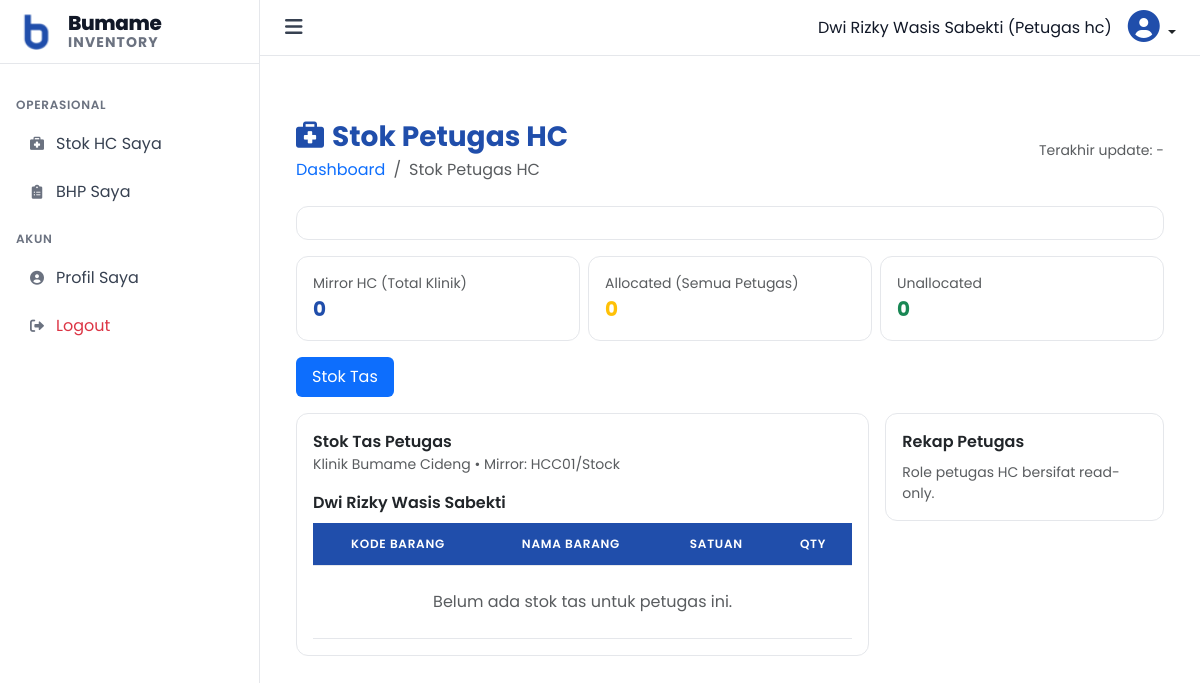
/?page=dashboard (signed in), run on the app's committed database.
### tables this page shows
CREATE TABLE IF NOT EXISTS `klinik` (
  `id` int(11) NOT NULL AUTO_INCREMENT,
  `kode_klinik` varchar(20) NOT NULL,
  `kode_homecare` varchar(50) DEFAULT NULL,
  `nama_klinik` varchar(100) NOT NULL,
  `alamat` text DEFAULT NULL,
  `status` enum('active','inactive') DEFAULT 'active',
  PRIMARY KEY (`id`),
  UNIQUE KEY `kode_klinik` (`kode_klinik`)
);

### config/config.php (called while the page is built, shortened)
<?php
function base_url($path = '') {
    $p = (string)$path;
    return BASE_URL . $p;
}
?>

### views/inventory/stok_petugas_hc.php (the view, shortened to what this page needs)
<?php
$role = (string)($_SESSION['role'] ?? '');
$user_klinik_id = (int)($_SESSION['klinik_id'] ?? 0);
$user_id = (int)($_SESSION['user_id'] ?? 0);
$active_tab = (string)($_GET['tab'] ?? 'stok');
function fmt_qty($v) {
    $n = (float)($v ?? 0);
    if (abs($n - round($n)) < 0.00005) return (string)(int)round($n);
    $s = rtrim(rtrim(number_format($n, 4, '.', ''), '0'), '.');
    return $s === '' ? '0' : $s;
}
$selected_klinik = 0;
if (in_array($role, ['petugas_hc', 'admin_klinik', 'spv_klinik'], true)) {
    $selected_klinik = $user_klinik_id;
} else {
    $selected_klinik = (int)($_GET['klinik_id'] ?? 0);
}
$petugas_user_id = 0;
if ($role === 'petugas_hc') $petugas_user_id = $user_id;
else $petugas_user_id = (int)($_GET['petugas_user_id'] ?? 0);
$petugas_row = null;
$klinik_row = null;
if ($selected_klinik > 0) $klinik_row = $conn->query("SELECT id, nama_klinik, kode_klinik, kode_homecare FROM klinik WHERE id = $selected_klinik LIMIT 1")->fetch_assoc();
if ($role === 'petugas_hc') {
    $petugas_row = ['id' => $user_id, 'nama_lengkap' => (string)($_SESSION['nama_lengkap'] ?? 'Petugas HC')];
}
$last_update_text = '-';
$rows = [];
$hc_total = 0.0;
$allocated_total = 0.0;
$unallocated_total = 0.0;
if ($klinik_row && !empty($klinik_row['kode_homecare'])) {
    $hc_total = 0.0;
}
if ($selected_klinik > 0) {
    $res_sum = $conn->query("SELECT COALESCE(SUM(qty),0) AS total FROM stok_tas_hc WHERE klinik_id = $selected_klinik");
    if ($res_sum && $res_sum->num_rows > 0) $allocated_total = (float)($res_sum->fetch_assoc()['total'] ?? 0);
    $unallocated_total = 0;
}
$overallocated_total = $allocated_total - $hc_total;
?>
<div class="container-fluid">
    <div class="row mb-4 align-items-center">
        <div class="col">
            <h1 class="h3 mb-1 fw-bold" style="color:#204EAB;">
                <i class="fas fa-briefcase-medical me-2"></i>Stok Petugas HC
            </h1>
            <nav aria-label="breadcrumb">
                <ol class="breadcrumb mb-0">
                    <li class="breadcrumb-item"><a href="index.php?page=dashboard" class="text-decoration-none">Dashboard</a></li>
                    <li class="breadcrumb-item active">Stok Petugas HC</li>
                </ol>
            </nav>
        </div>
        <div class="col-auto">
            <div class="text-muted small">Terakhir update: <?= htmlspecialchars($last_update_text) ?></div>
        </div>
    </div>
    <div class="card shadow-sm mb-3">
        <div class="card-body">
        </div>
    </div>
    <?php if (!$klinik_row || $selected_klinik <= 0): ?>
        <div class="alert alert-info">
            <i class="fas fa-info-circle"></i> Pilih klinik terlebih dahulu.
        </div>
    <?php else: ?>
        <div class="row g-2 mb-3 align-items-stretch">
            <div class="col-md">
                <div class="card h-100 shadow-sm">
                    <div class="card-body">
                        <div class="text-muted small">Mirror HC (Total Klinik)</div>
                        <div class="fw-bold" style="color:#204EAB; font-size:1.25rem;"><?= fmt_qty($hc_total) ?></div>
                    </div>
                </div>
            </div>
            <div class="col-md">
                <div class="card h-100 shadow-sm">
                    <div class="card-body">
                        <div class="text-muted small">Allocated (Semua Petugas)</div>
                        <div class="fw-bold <?= $overallocated_total > 0 ? 'text-danger' : 'text-warning' ?>" style="font-size:1.25rem;"><?= fmt_qty($allocated_total) ?></div>
                    </div>
                </div>
            </div>
            <div class="col-md">
                <div class="card h-100 shadow-sm" id="cardUnallocated" role="button" title="Lihat item belum teralokasi">
                    <div class="card-body">
                        <div class="text-muted small">Unallocated</div>
                        <div class="fw-bold text-success" style="font-size:1.25rem;"><?= fmt_qty($unallocated_total) ?></div>
                    </div>
                </div>
            </div>
        </div>
        <ul class="nav nav-pills mb-3" role="tablist">
            <li class="nav-item" role="presentation">
                <button class="nav-link <?= $active_tab === 'stok' ? 'active' : '' ?>" id="tab-stok" data-bs-toggle="pill" data-bs-target="#tabpane-stok" type="button" role="tab">
                    Stok Tas
                </button>
            </li>
        </ul>
        <div class="tab-content">
            <div class="tab-pane fade <?= $active_tab === 'stok' ? 'show active' : '' ?>" id="tabpane-stok" role="tabpanel" aria-labelledby="tab-stok">
                <div class="row g-3">
                    <div class="col-lg-8">
                        <div class="card shadow-sm">
                            <div class="card-body">
                                <div class="d-flex justify-content-between align-items-start mb-3">
                                    <div>
                                        <div class="fw-semibold">Stok Tas Petugas</div>
                                        <div class="text-muted small"><?= htmlspecialchars($klinik_row['nama_klinik'] ?? '-') ?> • Mirror: <?= htmlspecialchars($klinik_row['kode_homecare'] ?? '-') ?></div>
                                    </div>
                                </div>
                                <?php if (!$petugas_row && $role !== 'petugas_hc'): ?>
                                    <div class="alert alert-info mb-0"><i class="fas fa-info-circle"></i> Pilih petugas untuk melihat item stok tas.</div>
                                <?php else: ?>
                                    <div class="d-flex justify-content-between align-items-center mb-2">
                                        <div class="fw-semibold"><?= htmlspecialchars($petugas_row['nama_lengkap'] ?? '') ?></div>
                                    </div>
                                    <div class="table-responsive">
                                        <table class="table table-hover align-middle">
                                            <thead class="bg-light">
                                                <tr>
                                                    <th>Kode Barang</th>
                                                    <th>Nama Barang</th>
                                                    <th>Satuan</th>
                                                    <th class="text-end">Qty</th>
                                                </tr>
                                            </thead>
                                            <tbody>
                                                <?php if (empty($rows)): ?>
                                                    <tr><td colspan="4" class="text-center text-muted py-4">Belum ada stok tas untuk petugas ini.</td></tr>
                                                <?php endif; ?>
                                            </tbody>
                                        </table>
                                    </div>
                                <?php endif; ?>
                            </div>
                        </div>
                    </div>
                    <div class="col-lg-4">
                        <div class="card shadow-sm">
                            <div class="card-body">
                                <div class="fw-semibold mb-2">Rekap Petugas</div>
                                <?php if ($role === 'petugas_hc'): ?>
                                    <div class="text-muted small">Role petugas HC bersifat read-only.</div>
                                <?php endif; ?>
                            </div>
                        </div>
                    </div>
                </div>
            </div>
        </div>
    <?php endif; ?>
</div>

### index.php (shortened to what this page needs)
<?php
require_once 'config/database.php';
require_once 'config/config.php';
$page = isset($_GET['page']) ? $_GET['page'] : 'dashboard';
if ($page === 'dashboard' && isset($_SESSION['role']) && $_SESSION['role'] === 'petugas_hc') {
    $page = 'stok_petugas_hc';
}
$public_pages = ['login', 'logout', 'qr_verify_rab'];
if (!in_array($page, $public_pages)) {
    include 'views/layouts/header.php';
    include 'views/layouts/sidebar.php';
}
switch ($page) {
    case 'stok_petugas_hc':
        include 'views/inventory/stok_petugas_hc.php';
        break;
}
if (!in_array($page, $public_pages)) {
    include 'views/layouts/footer.php';
}
?>

### views/layouts/header.php (shortened to what this page needs)
<!DOCTYPE html>
<html lang="en">
<head>
    <link href="https://cdn.jsdelivr.net/npm/bootstrap@5.3.0/dist/css/bootstrap.min.css" rel="stylesheet">
    <link href="https://cdnjs.cloudflare.com/ajax/libs/font-awesome/6.0.0/css/all.min.css" rel="stylesheet">
    <link href="https://cdn.datatables.net/1.13.4/css/dataTables.bootstrap5.min.css" rel="stylesheet">
    <?php $style_css_path = __DIR__ . '/../../assets/css/style.css'; ?>
    <link href="<?= base_url('assets/css/style.css') ?>?v=<?= is_file($style_css_path) ? (int)filemtime($style_css_path) : time() ?>" rel="stylesheet">
    <link href="https://cdn.jsdelivr.net/npm/select2@4.1.0-rc.0/dist/css/select2.min.css" rel="stylesheet" />
    <link rel="stylesheet" href="https://cdn.jsdelivr.net/npm/select2-bootstrap-5-theme@1.3.0/dist/select2-bootstrap-5-theme.min.css" />
    <link href="https://cdn.jsdelivr.net/npm/sweetalert2@11/dist/sweetalert2.min.css" rel="stylesheet">
</head>
<body>
<?php
    $current_page = isset($_GET['page']) ? $_GET['page'] : 'dashboard';
    $role = $_SESSION['role'] ?? '';
?>

### views/layouts/sidebar.php (shortened to what this page needs)
<div class="sidebar" id="sidebar">
    <div class="sidebar-header">
        <div class="sidebar-brand">
            <span class="sidebar-brand-mark" aria-hidden="true">
                <img src="assets/img/favicon.ico" alt="">
            </span>
            <div class="sidebar-brand-text">
                <div class="sidebar-brand-title">Bumame</div>
                <div class="sidebar-brand-subtitle">Inventory</div>
            </div>
        </div>
    </div>
    <div class="sidebar-menu" id="sidebar-menu-scroll">
        <div class="sidebar-heading">OPERASIONAL</div>
        <?php if ($role === 'petugas_hc'): ?>
        <a href="index.php?page=stok_petugas_hc" class="sidebar-link <?= $current_page == 'stok_petugas_hc' ? 'active' : '' ?>">
            <i class="fas fa-briefcase-medical"></i> Stok HC Saya
        </a>
        <a href="index.php?page=pemakaian_bhp_list" class="sidebar-link <?= $current_page == 'pemakaian_bhp_list' ? 'active' : '' ?>">
            <i class="fas fa-clipboard-list"></i> BHP Saya
        </a>
        <?php endif; ?>
        <div class="sidebar-heading">AKUN</div>
        <a href="index.php?page=profile" class="sidebar-link <?= $current_page == 'profile' ? 'active' : '' ?>">
            <i class="fas fa-user-circle"></i> Profil Saya
        </a>
        <a href="index.php?page=logout" class="sidebar-link text-danger">
            <i class="fas fa-sign-out-alt"></i> Logout
        </a>
    </div>
</div>
<div class="main-content" id="main-content">
    <nav class="top-navbar">
        <button class="btn btn-link text-primary-custom p-0" id="sidebar-toggle">
            <i class="fas fa-bars fa-lg"></i>
        </button>
        <div class="d-flex align-items-center">
            <span class="me-3"><?= $_SESSION['nama_lengkap'] ?? 'User' ?> (<?= ucfirst(str_replace('_', ' ', $role)) ?>)</span>
            <div class="dropdown">
                <a href="#" class="d-block link-dark text-decoration-none dropdown-toggle" id="dropdownUser1" data-bs-toggle="dropdown" aria-expanded="false">
                    <i class="fas fa-user-circle fa-2x text-primary-custom"></i>
                </a>
            </div>
        </div>
    </nav>
    <div class="container-fluid py-4">
    </div>

### views/layouts/footer.php (shortened to what this page needs)
    </div>
</body>
</html>

### assets/css/style.css (style rules this page uses)
:root { --blue-600: #204EAB; --blue-700: #1a3e8a; --blue-50: #eff6ff; --text-900: #111827; --text-700: #374151; --text-500: #6b7280; --border-200: #e5e7eb; --bg-50: #f9fafb; --radius: 12px; --sidebar-width: 260px; --topbar-height: 56px; --transition: 120ms ease; }
body { font-family: 'Poppins', sans-serif; background: #ffffff; color: var(--text-900); line-height: 1.5; overflow-x: hidden; }
h1, h2, h3, h4, h5, h6 { color: var(--text-900); font-weight: 600; }
.text-primary-custom { color: var(--blue-600) !important; }
.shadow, .shadow-sm, .shadow-lg { box-shadow: none !important; }
.sidebar { width: var(--sidebar-width); height: 100vh; position: fixed; top: 0; left: 0; background: #ffffff; border-right: 1px solid var(--border-200); transition: transform var(--transition); z-index: 1050; overflow: hidden; display: flex; flex-direction: column; }
.sidebar-header { height: 64px; display: flex; align-items: center; padding: 0 16px; border-bottom: 1px solid var(--border-200); }
.sidebar-brand { display: flex !important; flex-direction: row !important; align-items: center; gap: 12px; }
.sidebar-brand-text { display: flex; flex-direction: column; line-height: 1.1; }
.sidebar-brand-title, .sidebar-brand-subtitle { white-space: nowrap; }
.sidebar-brand-mark { width: 40px; height: 40px; border-radius: 10px; border: 0; background: transparent; display: inline-flex; align-items: center; justify-content: center; flex: 0 0 auto; }
.sidebar-brand-mark img { width: 36px; height: 36px; object-fit: contain; }
.sidebar-brand-title { font-size: 20px; font-weight: 750; letter-spacing: -0.02em; color: var(--text-900); }
.sidebar-brand-subtitle { font-size: 14px; font-weight: 650; letter-spacing: 0.08em; color: var(--text-500); margin-top: 1px; text-transform: uppercase; }
.sidebar-menu { flex: 1; overflow-y: auto; padding: 16px 8px; }
.sidebar-heading { font-size: 12px; letter-spacing: 0.06em; text-transform: uppercase; color: var(--text-500); font-weight: 600; margin: 16px 8px 8px 8px; }
.sidebar-link { display: flex; align-items: center; gap: 10px; padding: 10px 12px; margin: 4px 8px; color: var(--text-700); text-decoration: none; border-radius: 10px; transition: background var(--transition), color var(--transition); }
.sidebar-link i { width: 18px; text-align: center; font-size: 14px; color: var(--text-500); }
.main-content { margin-left: var(--sidebar-width); min-height: 100vh; padding: 16px 24px 24px 24px; background: #ffffff; transition: margin-left var(--transition); }
.top-navbar { height: var(--topbar-height); display: flex; align-items: center; justify-content: space-between; padding: 0 24px; margin: -16px -24px 16px -24px; background: #ffffff; border-bottom: 1px solid var(--border-200); position: sticky; top: 0; z-index: 900; }
.top-navbar .btn-link { color: var(--text-700) !important; text-decoration: none !important; }
.card { background: #ffffff; border: 1px solid var(--border-200); border-radius: var(--radius); box-shadow: none; overflow: hidden; }
.card-body { padding: 16px; }
.table { margin-bottom: 0; }
.table thead th { background: var(--blue-600) !important; color: #ffffff !important; font-weight: 600; text-transform: uppercase; font-size: 12px; letter-spacing: 0.06em; border-bottom: 1px solid var(--border-200) !important; padding: 12px 16px; vertical-align: middle; text-align: center !important; }
.table tbody td { padding: 12px 16px; border-bottom: 1px solid var(--border-200); color: var(--text-900); vertical-align: middle; }
.table tbody tr { height: 44px; }
.btn { border-radius: 10px; padding: 8px 12px; font-weight: 600; transition: background var(--transition), border-color var(--transition), color var(--transition); }

### data on the page
klinik: kode_homecare "0", nama_klinik "Klinik Bumame Cideng", kode_homecare "HCC01/Stock"

### other printed values
$_SESSION['nama_lengkap'] "Dwi Rizky Wasis Sabekti"
str_replace('_', ' ', $role) "Petugas hc"
$last_update_text "-"
fmt_qty($allocated_total) "0"
fmt_qty($unallocated_total) "0"
$petugas_row['nama_lengkap'] "Dwi Rizky Wasis Sabekti"
